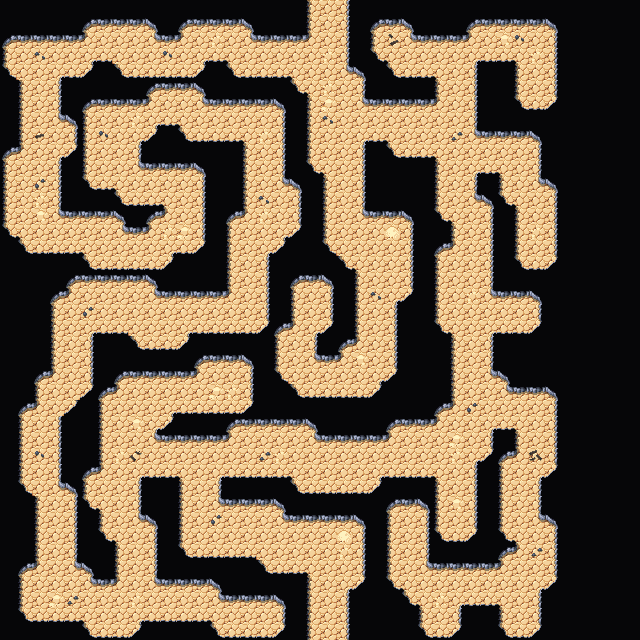

Below is a game level as drawn by its tile map, then a one-line description and the .tmx that defines it (tile-layer data replaced by summaries):
An orthogonal 40x40 tile map with 16x16 px tiles, 4 tile layers (Collision, Background, Walls, Clutter), 2 tilesets and 2 objects.

<map version="1.5" tiledversion="1.7.2" orientation="orthogonal" renderorder="right-down" width="40" height="40" tilewidth="16" tileheight="16" infinite="0" nextlayerid="7" nextobjectid="63">
 <editorsettings>
  <export target="wastetown..tmx" format="tmx" />
 </editorsettings>
 <tileset firstgid="1" source="../../../tileset/main.tsx" />
 <tileset firstgid="3477" source="../../../tileset/buildings.tsx" />
 <layer id="6" name="Collision" width="40" height="40">
  <data>[1600 cells, 0 non-empty, 0 distinct tile ids]</data>
 </layer>
 <layer id="1" name="Background" width="40" height="40">
  <data>[1600 cells, 1600 non-empty, 1 distinct tile ids]</data>
 </layer>
 <layer id="2" name="Walls" width="40" height="40">
  <data>[1600 cells, 1230 non-empty, 17 distinct tile ids]</data>
 </layer>
 <layer id="3" name="Clutter" width="40" height="40">
  <properties>
   <property name="spriteLayer" type="bool" value="true" />
  </properties>
  <data>[1600 cells, 50 non-empty, 12 distinct tile ids]</data>
 </layer>
 <objectgroup id="4" name="Objects">
  <object id="61" template="../../../obj/door_down.tx" x="319.333" y="19.3333">
   <properties>
    <property name="teleport" value="../common/maps/map/cave/cave_multilevel_4/cave_23G3.tmx" />
    <property name="teleportObjectId" value="61" />
   </properties>
  </object>
  <object id="62" template="../../../obj/door_up.tx" x="321.655" y="637.409">
   <properties>
    <property name="teleport" value="../common/maps/map/cave/cave_multilevel_4/cave_23I3.tmx" />
    <property name="teleportObjectId" value="61" />
   </properties>
  </object>
 </objectgroup>
</map>
